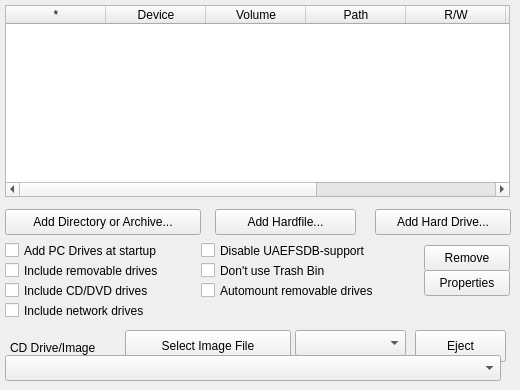
      <widget class="QWidget" name="tab_hw_harddrives">
       <attribute name="title">
        <string>Hard Drives</string>
       </attribute>
       <widget class="QTableWidget" name="IDC_VOLUMELIST">
        <property name="geometry">
         <rect>
          <x>5</x>
          <y>5</y>
          <width>505</width>
          <height>192</height>
         </rect>
        </property>
        <column>
         <property name="text">
          <string>*</string>
         </property>
        </column>
        <column>
         <property name="text">
          <string>Device</string>
         </property>
        </column>
        <column>
         <property name="text">
          <string>Volume</string>
         </property>
        </column>
        <column>
         <property name="text">
          <string>Path</string>
         </property>
        </column>
        <column>
         <property name="text">
          <string>R/W</string>
         </property>
        </column>
        <column>
         <property name="text">
          <string>Block Size</string>
         </property>
        </column>
        <column>
         <property name="text">
          <string>Size</string>
         </property>
        </column>
        <column>
         <property name="text">
          <string>BootPri</string>
         </property>
        </column>
       </widget>
       <widget class="QPushButton" name="IDC_NEW_FS">
        <property name="geometry">
         <rect>
          <x>5</x>
          <y>209</y>
          <width>196</width>
          <height>26</height>
         </rect>
        </property>
        <property name="text">
         <string>Add Directory or Archive...</string>
        </property>
       </widget>
       <widget class="QPushButton" name="IDC_NEW_HF">
        <property name="geometry">
         <rect>
          <x>215</x>
          <y>209</y>
          <width>141</width>
          <height>26</height>
         </rect>
        </property>
        <property name="text">
         <string>Add Hardfile...</string>
        </property>
       </widget>
       <widget class="QPushButton" name="IDC_NEW_HD">
        <property name="geometry">
         <rect>
          <x>375</x>
          <y>209</y>
          <width>136</width>
          <height>26</height>
         </rect>
        </property>
        <property name="text">
         <string>Add Hard Drive...</string>
        </property>
       </widget>
       <widget class="QCheckBox" name="IDC_MAPDRIVES_NET">
        <property name="geometry">
         <rect>
          <x>5</x>
          <y>300</y>
          <width>171</width>
          <height>21</height>
         </rect>
        </property>
        <property name="text">
         <string>Include network drives</string>
        </property>
       </widget>
       <widget class="QCheckBox" name="IDC_MAPDRIVES_CD">
        <property name="geometry">
         <rect>
          <x>5</x>
          <y>280</y>
          <width>186</width>
          <height>21</height>
         </rect>
        </property>
        <property name="text">
         <string>Include CD/DVD drives</string>
        </property>
       </widget>
       <widget class="QCheckBox" name="IDC_MAPDRIVES">
        <property name="geometry">
         <rect>
          <x>5</x>
          <y>240</y>
          <width>186</width>
          <height>21</height>
         </rect>
        </property>
        <property name="text">
         <string>Add PC Drives at startup</string>
        </property>
       </widget>
       <widget class="QCheckBox" name="IDC_MAPDRIVES_REMOVABLE">
        <property name="geometry">
         <rect>
          <x>5</x>
          <y>260</y>
          <width>186</width>
          <height>21</height>
         </rect>
        </property>
        <property name="text">
         <string>Include removable drives</string>
        </property>
       </widget>
       <widget class="QCheckBox" name="IDC_NOUAEFSDB">
        <property name="geometry">
         <rect>
          <x>201</x>
          <y>240</y>
          <width>221</width>
          <height>21</height>
         </rect>
        </property>
        <property name="text">
         <string>Disable UAEFSDB-support</string>
        </property>
       </widget>
       <widget class="QCheckBox" name="IDC_MAPDRIVES_AUTO">
        <property name="geometry">
         <rect>
          <x>201</x>
          <y>280</y>
          <width>221</width>
          <height>21</height>
         </rect>
        </property>
        <property name="text">
         <string>Automount removable drives</string>
        </property>
       </widget>
       <widget class="QCheckBox" name="IDC_NORECYCLEBIN">
        <property name="geometry">
         <rect>
          <x>201</x>
          <y>260</y>
          <width>196</width>
          <height>21</height>
         </rect>
        </property>
        <property name="text">
         <string>Don't use Trash Bin</string>
        </property>
       </widget>
       <widget class="QPushButton" name="IDC_REMOVE">
        <property name="geometry">
         <rect>
          <x>424</x>
          <y>245</y>
          <width>86</width>
          <height>26</height>
         </rect>
        </property>
        <property name="text">
         <string>Remove</string>
        </property>
       </widget>
       <widget class="QPushButton" name="IDC_EDIT">
        <property name="geometry">
         <rect>
          <x>424</x>
          <y>270</y>
          <width>86</width>
          <height>26</height>
         </rect>
        </property>
        <property name="text">
         <string>Properties</string>
        </property>
       </widget>
       <widget class="QPushButton" name="IDC_CD_SELECT">
        <property name="geometry">
         <rect>
          <x>125</x>
          <y>330</y>
          <width>166</width>
          <height>32</height>
         </rect>
        </property>
        <property name="text">
         <string>Select Image File</string>
        </property>
       </widget>
       <widget class="QPushButton" name="IDC_CD_EJECT">
        <property name="geometry">
         <rect>
          <x>415</x>
          <y>330</y>
          <width>91</width>
          <height>32</height>
         </rect>
        </property>
        <property name="text">
         <string>Eject</string>
        </property>
       </widget>
       <widget class="QComboBox" name="IDC_CD_TYPE">
        <property name="geometry">
         <rect>
          <x>295</x>
          <y>330</y>
          <width>111</width>
          <height>26</height>
         </rect>
        </property>
       </widget>
       <widget class="QLabel" name="label_cddrvimg">
        <property name="geometry">
         <rect>
          <x>10</x>
          <y>340</y>
          <width>106</width>
          <height>16</height>
         </rect>
        </property>
        <property name="text">
         <string>CD Drive/Image</string>
        </property>
       </widget>
       <widget class="QComboBox" name="IDC_CD_TEXT">
        <property name="geometry">
         <rect>
          <x>5</x>
          <y>355</y>
          <width>496</width>
          <height>26</height>
         </rect>
        </property>
       </widget>
      </widget>
